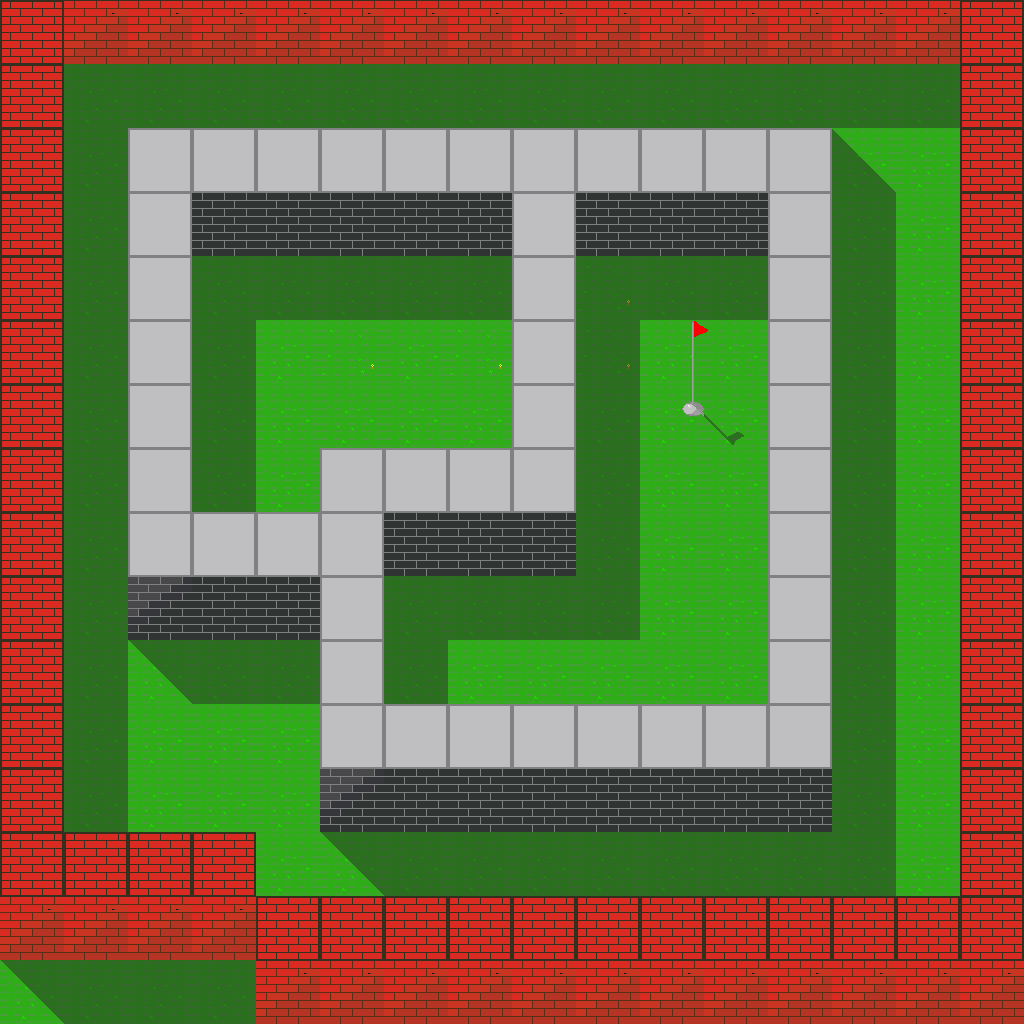

A level layout from a 2D game, rendered from its tile map. Below: a short description, then the map file with its tile-grid data intact:
An orthogonal 16x16 tile map with 64x64 px tiles, 5 tile layers (World, Shadows, Objects, Undestructable Walls, ...), 9 tilesets and 14 objects.

<map version="1.0" orientation="orthogonal" renderorder="left-up" width="16" height="16" tilewidth="64" tileheight="64" nextobjectid="19">
 <tileset firstgid="1" name="DefGrass2" tilewidth="64" tileheight="64" tilecount="1" columns="1">
  <image source="tiles/DefGrass2.png" width="64" height="64" />
 </tileset>
 <tileset firstgid="2" name="DefGrass1" tilewidth="64" tileheight="64" tilecount="1" columns="1">
  <image source="tiles/DefGrass1.png" width="64" height="64" />
 </tileset>
 <tileset firstgid="3" name="DefWall1-1" tilewidth="64" tileheight="64" tilecount="2" columns="1">
  <image source="tiles/DefWall1-1.png" trans="ff00ff" width="64" height="128" />
 </tileset>
 <tileset firstgid="5" name="DefWall1-2" tilewidth="64" tileheight="64" tilecount="2" columns="1">
  <image source="tiles/DefWall1-2.png" trans="ff00ff" width="64" height="128" />
  <tile id="1">
   <objectgroup draworder="index">
    <object id="1" x="0" y="0" width="64" height="64" />
   </objectgroup>
  </tile>
 </tileset>
 <tileset firstgid="7" name="DefShadow3" tilewidth="64" tileheight="64" tilecount="1" columns="1">
  <image source="tiles/DefShadow3.png" trans="ffffff" width="64" height="64" />
 </tileset>
 <tileset firstgid="8" name="DefGoal" tilewidth="64" tileheight="64" tilecount="4" columns="2">
  <image source="tiles/DefGoal.png" trans="ffffff" width="128" height="128" />
 </tileset>
 <tileset firstgid="12" name="DefShadow1" tilewidth="64" tileheight="64" tilecount="1" columns="1">
  <image source="tiles/DefShadow1.png" trans="ffffff" width="64" height="64" />
 </tileset>
 <tileset firstgid="13" name="DefShadow2" tilewidth="64" tileheight="64" tilecount="1" columns="1">
  <image source="tiles/DefShadow2.png" trans="ffffff" width="64" height="64" />
 </tileset>
 <tileset firstgid="14" name="DefWall2" tilewidth="64" tileheight="64" tilecount="2" columns="1">
  <image source="tiles/DefWall2.png" trans="ffffff" width="64" height="128" />
 </tileset>
 <layer name="World" width="16" height="16">
  <data encoding="csv">
2,2,2,2,2,2,2,2,2,2,2,2,2,2,2,2,
2,2,2,2,2,2,2,2,2,2,2,2,2,2,2,2,
2,2,5,5,5,5,5,5,5,5,5,5,5,2,2,2,
2,2,5,6,6,6,6,6,5,6,6,6,5,2,2,2,
2,2,5,2,2,2,2,2,5,1,2,2,5,2,2,15,
2,2,5,2,2,1,2,1,5,1,2,2,5,2,2,2,
2,2,5,2,2,2,2,2,5,2,2,2,5,2,2,2,
2,2,5,2,2,3,3,5,5,2,2,2,5,2,2,2,
2,2,3,5,5,5,6,6,6,2,2,2,5,2,2,2,
2,2,4,6,6,5,2,2,2,2,2,2,5,2,2,2,
2,2,2,2,2,5,2,2,2,2,2,2,5,2,2,2,
2,2,2,2,2,5,5,5,5,5,5,5,5,2,2,2,
2,2,2,2,2,4,6,6,6,6,6,6,6,2,2,2,
2,2,2,2,2,2,2,2,2,2,2,2,2,2,2,2,
2,2,2,2,2,2,2,2,2,2,2,2,2,2,2,2,
2,2,2,2,2,2,2,2,2,2,2,2,2,2,2,2
</data>
 </layer>
 <layer name="Shadows" width="16" height="16" opacity="0.45">
  <data encoding="csv">
0,0,0,0,0,0,0,0,0,0,0,0,0,0,0,0,
0,13,13,13,13,13,13,13,13,13,13,13,13,13,13,0,
0,13,0,0,0,0,0,0,0,0,0,0,0,7,0,0,
0,13,0,0,0,0,0,0,0,0,0,0,0,13,0,0,
0,13,0,13,13,13,13,13,0,13,13,13,0,13,0,0,
0,13,0,13,0,0,0,0,0,13,0,0,0,13,0,0,
0,13,0,13,0,0,0,0,0,13,0,11,0,13,0,0,
0,13,0,13,0,0,0,0,0,13,0,0,0,13,0,0,
0,13,0,0,0,0,0,0,0,13,0,0,0,13,0,0,
0,13,0,0,0,0,13,13,13,13,0,0,0,13,0,0,
0,13,12,13,13,0,13,0,0,0,0,0,0,13,0,0,
0,13,0,0,0,0,0,0,0,0,0,0,0,13,0,0,
0,13,0,0,0,0,0,0,0,0,0,0,0,13,0,0,
0,0,0,0,0,12,13,13,13,13,13,13,13,13,0,0,
0,0,0,0,0,0,0,0,0,0,0,0,0,0,0,0,
12,13,13,13,0,0,0,0,0,0,0,0,0,0,0,0
</data>
 </layer>
 <layer name="Objects" width="16" height="16">
  <data encoding="csv">
14,15,15,15,15,15,15,15,15,15,15,15,15,15,15,14,
14,0,0,0,0,0,0,0,0,0,0,0,0,0,0,14,
14,0,0,0,0,0,0,0,0,0,0,0,0,0,0,14,
14,0,0,0,0,0,0,0,0,0,0,0,0,0,0,14,
14,0,0,0,0,0,0,0,0,0,0,0,0,0,0,14,
14,0,0,0,0,0,0,0,0,0,8,9,0,0,0,14,
14,0,0,0,0,0,0,0,0,0,10,0,0,0,0,14,
14,0,0,0,0,0,0,0,0,0,0,0,0,0,0,14,
14,0,0,0,0,0,0,0,0,0,0,0,0,0,0,14,
14,0,0,0,0,0,0,0,0,0,0,0,0,0,0,14,
14,0,0,0,0,0,0,0,0,0,0,0,0,0,0,14,
14,0,0,0,0,0,0,0,0,0,0,0,0,0,0,14,
14,0,0,0,0,0,0,0,0,0,0,0,0,0,0,14,
14,14,14,14,0,0,0,0,0,0,0,0,0,0,0,14,
15,15,15,15,14,14,14,14,14,14,14,14,14,14,14,14,
0,0,0,0,15,15,15,15,15,15,15,15,15,15,15,15
</data>
 </layer>
 <objectgroup name="Collisions">
  <object id="6" x="128" y="128" width="64" height="448" />
  <object id="7" x="192" y="128" width="640" height="64" />
  <object id="8" x="768" y="192" width="64" height="576" />
  <object id="9" x="320" y="704" width="448" height="64" />
  <object id="10" x="320" y="576" width="64" height="128" />
  <object id="11" x="192" y="512" width="192" height="64" />
  <object id="12" x="320" y="448" width="256" height="64" />
  <object id="13" x="512" y="192" width="64" height="256" />
  <object id="14" x="0" y="0" width="64" height="832" />
  <object id="15" x="0" y="832" width="256" height="128" />
  <object id="16" x="256" y="896" width="768" height="160" />
  <object id="17" x="960" y="0" width="64" height="896" />
  <object id="18" x="64" y="0" width="960" height="64" />
 </objectgroup>
 <layer name="Undestructable Walls" width="16" height="16">
  <data encoding="csv">
14,15,15,15,15,15,15,15,15,15,15,15,15,15,15,14,
14,0,0,0,0,0,0,0,0,0,0,0,0,0,0,14,
14,0,0,0,0,0,0,0,0,0,0,0,0,0,0,14,
14,0,0,0,0,0,0,0,0,0,0,0,0,0,0,14,
14,0,0,0,0,0,0,0,0,0,0,0,0,0,0,14,
14,0,0,0,0,0,0,0,0,0,0,0,0,0,0,14,
14,0,0,0,0,0,0,0,0,0,0,0,0,0,0,14,
14,0,0,0,0,0,0,0,0,0,0,0,0,0,0,14,
14,0,0,0,0,0,0,0,0,0,0,0,0,0,0,14,
14,0,0,0,0,0,0,0,0,0,0,0,0,0,0,14,
14,0,0,0,0,0,0,0,0,0,0,0,0,0,0,14,
14,0,0,0,0,0,0,0,0,0,0,0,0,0,0,14,
14,0,0,0,0,0,0,0,0,0,0,0,0,0,0,14,
14,14,14,14,0,0,0,0,0,0,0,0,0,0,0,14,
15,15,15,15,14,14,14,14,14,14,14,14,14,14,14,14,
0,0,0,0,15,15,15,15,15,15,15,15,15,15,15,15
</data>
 </layer>
 <layer name="Destructable Walls" width="16" height="16">
  <data encoding="csv">
0,0,0,0,0,0,0,0,0,0,0,0,0,0,0,0,
0,0,0,0,0,0,0,0,0,0,0,0,0,0,0,0,
0,0,5,5,5,5,5,5,5,5,5,5,5,0,0,0,
0,0,5,6,6,6,6,6,5,6,6,6,5,0,0,0,
0,0,5,0,0,0,0,0,5,0,0,0,5,0,0,0,
0,0,5,0,0,0,0,0,5,0,0,0,5,0,0,0,
0,0,5,0,0,0,0,0,5,0,0,0,5,0,0,0,
0,0,5,0,0,5,5,5,5,0,0,0,5,0,0,0,
0,0,3,5,5,5,6,6,6,0,0,0,5,0,0,0,
0,0,4,6,6,5,0,0,0,0,0,0,5,0,0,0,
0,0,0,0,0,5,0,0,0,0,0,0,5,0,0,0,
0,0,0,0,0,3,5,5,5,5,5,5,5,0,0,0,
0,0,0,0,0,4,6,6,6,6,6,6,6,0,0,0,
0,0,0,0,0,0,0,0,0,0,0,0,0,0,0,0,
0,0,0,0,0,0,0,0,0,0,0,0,0,0,0,0,
0,0,0,0,0,0,0,0,0,0,0,0,0,0,0,0
</data>
 </layer>
</map>